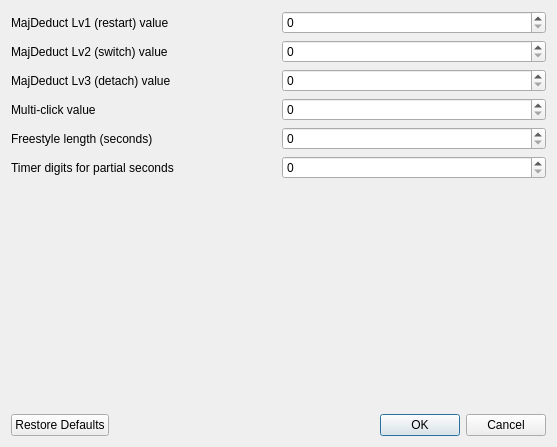
<?xml version="1.0" encoding="UTF-8"?>
<ui version="4.0">
 <class>PrefDialog</class>
 <widget class="QDialog" name="PrefDialog">
  <property name="geometry">
   <rect>
    <x>0</x>
    <y>0</y>
    <width>557</width>
    <height>447</height>
   </rect>
  </property>
  <property name="windowTitle">
   <string>Dialog</string>
  </property>
  <layout class="QVBoxLayout" name="verticalLayout_2">
   <item>
    <layout class="QVBoxLayout" name="verticalLayout">
     <item>
      <layout class="QHBoxLayout" name="md1Layout">
       <item>
        <widget class="QLabel" name="md1Label">
         <property name="text">
          <string>MajDeduct Lv1 (restart) value</string>
         </property>
        </widget>
       </item>
       <item>
        <widget class="QSpinBox" name="md1SpinBox"/>
       </item>
      </layout>
     </item>
     <item>
      <layout class="QHBoxLayout" name="md2Layout">
       <item>
        <widget class="QLabel" name="md2Label">
         <property name="text">
          <string>MajDeduct Lv2 (switch) value</string>
         </property>
        </widget>
       </item>
       <item>
        <widget class="QSpinBox" name="md2SpinBox"/>
       </item>
      </layout>
     </item>
     <item>
      <layout class="QHBoxLayout" name="md3Layout">
       <item>
        <widget class="QLabel" name="md3Label">
         <property name="text">
          <string>MajDeduct Lv3 (detach) value</string>
         </property>
        </widget>
       </item>
       <item>
        <widget class="QSpinBox" name="md3SpinBox"/>
       </item>
      </layout>
     </item>
     <item>
      <layout class="QHBoxLayout" name="multiClickLayout">
       <item>
        <widget class="QLabel" name="multiClickLabel">
         <property name="text">
          <string>Multi-click value</string>
         </property>
        </widget>
       </item>
       <item>
        <widget class="QSpinBox" name="multiClickSpinBox"/>
       </item>
      </layout>
     </item>
     <item>
      <layout class="QHBoxLayout" name="totalTimeLayout">
       <item>
        <widget class="QLabel" name="totalTimeLabel">
         <property name="text">
          <string>Freestyle length (seconds)</string>
         </property>
        </widget>
       </item>
       <item>
        <widget class="QSpinBox" name="totalTimeSpinBox"/>
       </item>
      </layout>
     </item>
     <item>
      <layout class="QHBoxLayout" name="timerDigitsLayout">
       <item>
        <widget class="QLabel" name="timerDigitsLabel">
         <property name="text">
          <string>Timer digits for partial seconds</string>
         </property>
        </widget>
       </item>
       <item>
        <widget class="QSpinBox" name="timerDigitsSpinBox"/>
       </item>
      </layout>
     </item>
     <item>
      <spacer name="verticalSpacer">
       <property name="orientation">
        <enum>Qt::Vertical</enum>
       </property>
       <property name="sizeHint" stdset="0">
        <size>
         <width>20</width>
         <height>40</height>
        </size>
       </property>
      </spacer>
     </item>
     <item>
      <widget class="QDialogButtonBox" name="buttonBox">
       <property name="orientation">
        <enum>Qt::Horizontal</enum>
       </property>
       <property name="standardButtons">
        <set>QDialogButtonBox::Cancel|QDialogButtonBox::Ok|QDialogButtonBox::RestoreDefaults</set>
       </property>
       <property name="centerButtons">
        <bool>false</bool>
       </property>
      </widget>
     </item>
    </layout>
   </item>
  </layout>
 </widget>
 <resources/>
 <connections>
  <connection>
   <sender>buttonBox</sender>
   <signal>accepted()</signal>
   <receiver>PrefDialog</receiver>
   <slot>accept()</slot>
   <hints>
    <hint type="sourcelabel">
     <x>248</x>
     <y>254</y>
    </hint>
    <hint type="destinationlabel">
     <x>157</x>
     <y>274</y>
    </hint>
   </hints>
  </connection>
  <connection>
   <sender>buttonBox</sender>
   <signal>rejected()</signal>
   <receiver>PrefDialog</receiver>
   <slot>reject()</slot>
   <hints>
    <hint type="sourcelabel">
     <x>316</x>
     <y>260</y>
    </hint>
    <hint type="destinationlabel">
     <x>286</x>
     <y>274</y>
    </hint>
   </hints>
  </connection>
 </connections>
</ui>
